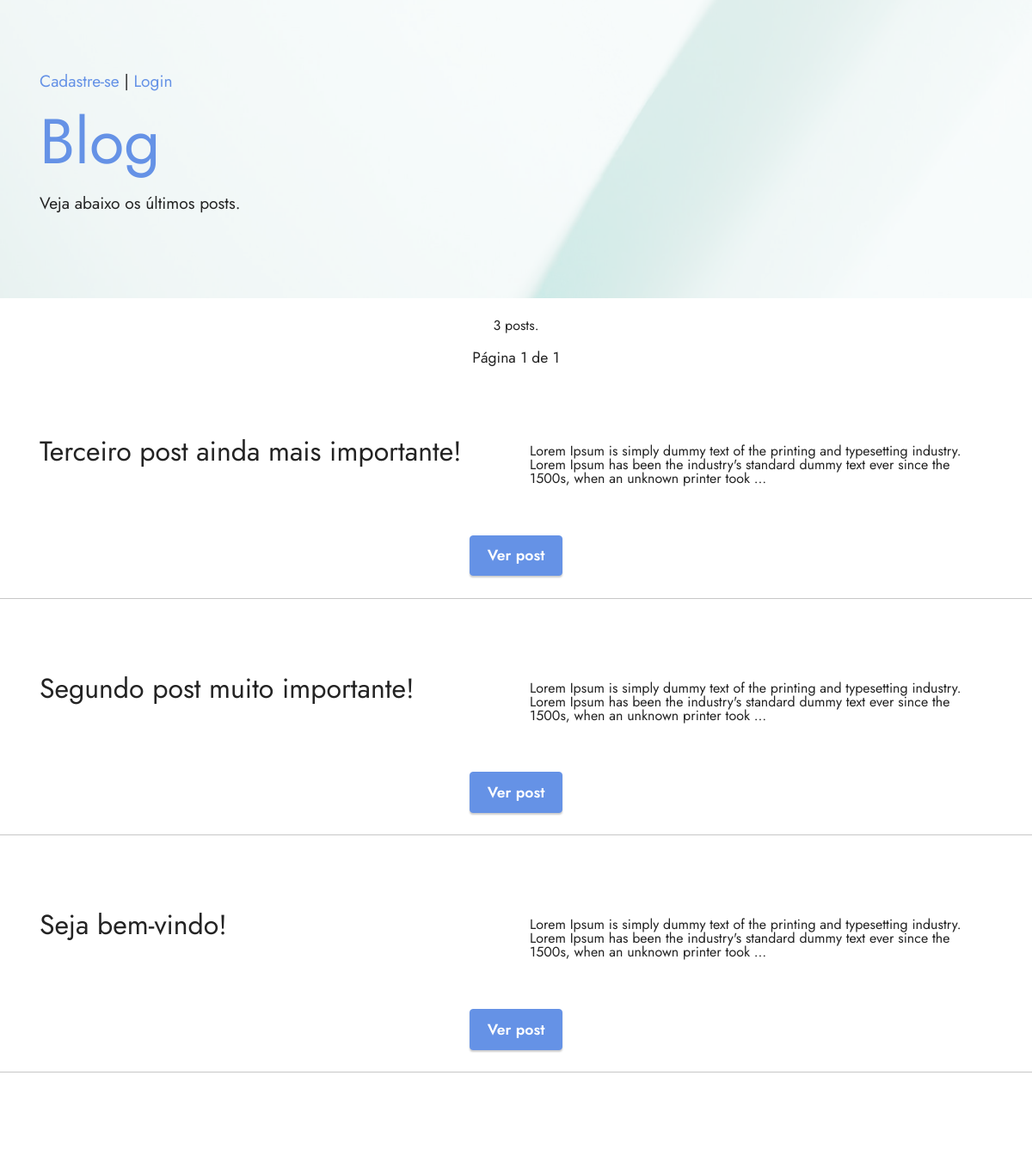
The app's page /, older data.
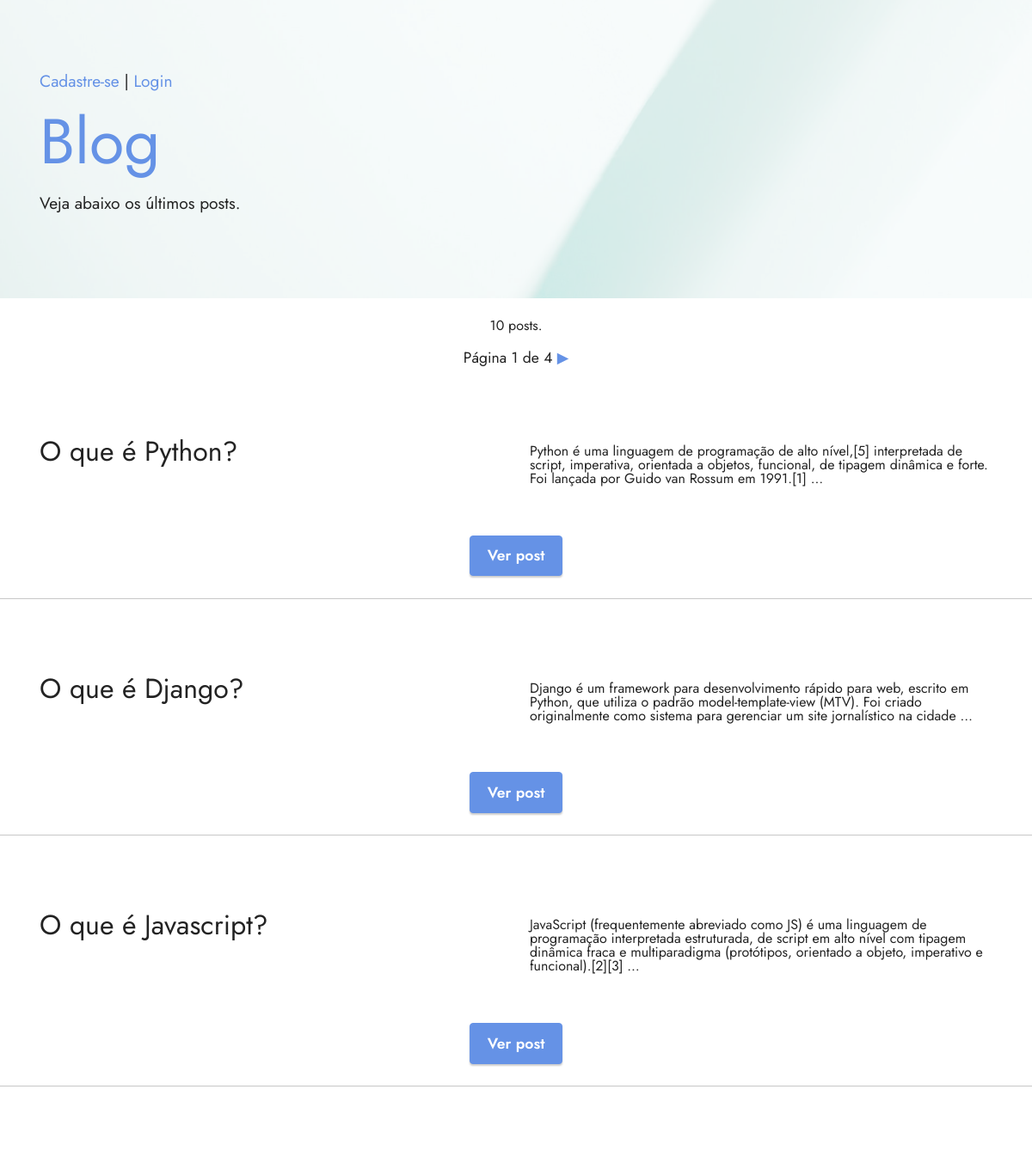
The same page, newer data.
### app/models.py (models this page shows, shortened)
class Post(models.Model):
    objects = models.Manager()
    publicados = PublicadosManager()
    STATUS_CHOICES = (
        ('rascunho', 'Rascunho'),
        ('publicado', 'Publicado')
    )
    titulo = models.CharField(max_length=70)
    slug = models.SlugField(max_length=70)
    corpo = models.TextField()
    status = models.CharField(max_length=9, choices=STATUS_CHOICES, default='rascunho')
    criado = models.DateTimeField(auto_now_add=True)
    publicado = models.DateTimeField(auto_now=True)
    autor = models.ForeignKey(User, on_delete=models.CASCADE, related_name='posts_autor')
    imagem = StdImageField('Imagem', upload_to='posts', blank=True, null=True,
                           variations={'thumb': {
                               'width': 438,
                               'height': 438,
                               'cropt': True}})
    class Meta:
        verbose_name = 'Post'
        verbose_name_plural = 'Posts'
        ordering = ('-publicado',)

### app/views.py (the view)
# urls.py: path('', views.Index.as_view(), name='home'),
class Index(ListView):
    context_object_name = 'posts'
    template_name = 'blog/index.html'
    queryset = Post.publicados.all()
    paginate_by = 3

### app/models.py (called while the page is built)
    def get_queryset(self):
        return super().get_queryset().filter(status='publicado')

### app/templatetags/blog_tags.py (called while the page is built)
@register.simple_tag
def total_posts():
    return Post.publicados.count()

### app/templates/blog/index.html (shortened to what this page needs)
{% extends 'blog/base/base.html' %}
{% load static %}
{% block conteudo %}
{% include 'blog/post/posts.html' %}
{% endblock %}

### app/templates/blog/post/posts.html
{% load static %}
{% load blog_tags %}
<br>
<p class="row justify-content-center">{% total_posts %} posts.</p>
{% include 'blog/base/pages.html' with page=page_obj %}
<br>
{% for item in posts %}
<section data-bs-version="5.1" class="content10 cid-tzVgp39K95" id="content10-1" xmlns="http://www.w3.org/1999/html">
    <div class="container">
        <div class="row justify-content-center">
            <div class="col-12 col-md">
                <h6 class="mbr-section-subtitle mbr-fonts-style mb-4 display-5">
                    {{ item.titulo }}
                </h6>
            </div>
            <div class="col-md-12 col-lg-6">
                <p class="mbr-text mbr-fonts-style display-7">{{ item.corpo|truncatewords:30|linebreaks }}</p>
            </div>
        </div>
    </div>
</section>
<section data-bs-version="5.1" class="content11 cid-tzVh8oOL0w" id="content11-2">
    <div class="container">
        <div class="row justify-content-center">
            <div class="col-md-12 col-lg-10">
                <div class="mbr-section-btn align-center"><a class="btn btn-primary display-4" href="{% url 'detail' item.slug %}">Ver post</a>
                </div>
            </div>
        </div>
    </div>
    <hr>
</section>
{% endfor %}

Row changes from the older to the newer data that the page shows:
no longer on this page (row unchanged): Post: titulo "Terceiro post ainda mais importante!", corpo "Lorem Ipsum is simply dummy text of the printing and typesetting industry. Lorem Ipsum has been the industry's standard dummy text ever since the 1500s, when an unknown printer took …"
no longer on this page (row unchanged): Post: titulo "Segundo post muito importante!", corpo "Lorem Ipsum is simply dummy text of the printing and typesetting industry. Lorem Ipsum has been the industry's standard dummy text ever since the 1500s, when an unknown printer took …"
no longer on this page (row unchanged): Post: titulo "Seja bem-vindo!", corpo "Lorem Ipsum is simply dummy text of the printing and typesetting industry. Lorem Ipsum has been the industry's standard dummy text ever since the 1500s, when an unknown printer took …"
added Post: titulo "O que é Python?", corpo "Python é uma linguagem de programação de alto nível,[5] interpretada de script, imperativa, orientada a objetos, funcional, de tipagem dinâmica e forte. Foi lançada por Guido van Rossum em 1991.[1] …"
added Post: titulo "O que é Django?", corpo "Django é um framework para desenvolvimento rápido para web, escrito em Python, que utiliza o padrão model-template-view (MTV). Foi criado originalmente como sistema para gerenciar um site jornalístico na cidade …"
added Post: titulo "O que é Javascript?", corpo "JavaScript (frequentemente abreviado como JS) é uma linguagem de programação interpretada estruturada, de script em alto nível com tipagem dinâmica fraca e multiparadigma (protótipos, orientado a objeto, imperativo e funcional).[2][3] …"
Text that changed along with them:
{{ page.paginator.num_pages }}: "1" → "4"
text no longer shown: "3"
text now shown: "10 ▶"
